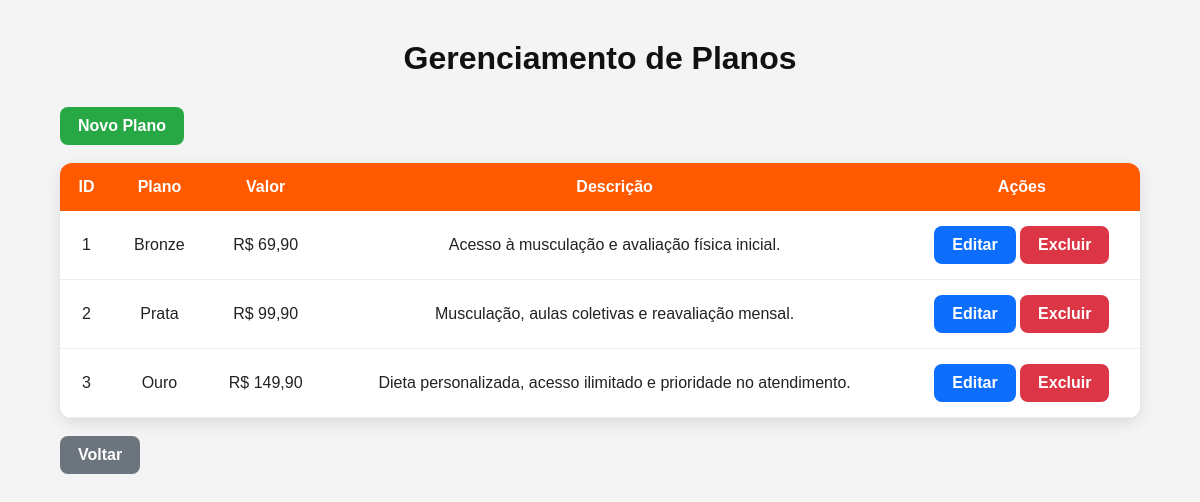
The page /crud/planos/listar.php (signed in) on the database its author committed.
### tables this page shows
CREATE TABLE planos (
    id_plano INT AUTO_INCREMENT PRIMARY KEY,
    nome_plano VARCHAR(50) NOT NULL,
    valor DECIMAL(10,2) NOT NULL,
    descricao TEXT
);

### crud/planos/listar.php (the view, shortened to what this page needs)
<?php
include "../../conexao.php";
$sql = "SELECT * FROM planos";
$resultado = mysqli_query($conn,$sql);
?>
<!DOCTYPE html>
<html>
<head>
<link rel="stylesheet" href="../../css/crud.css">
</head>
<body>
    <div class="container">
        <h1>Gerenciamento de Planos</h1>
        <a href="cadastrar.php" class="btn btn-add">Novo Plano</a>
        <br><br>
        <table>
        <tr>
        <th>ID</th>
        <th>Plano</th>
        <th>Valor</th>
        <th>Descrição</th>
        <th>Ações</th>
        </tr>
        <?php while($plano=mysqli_fetch_assoc($resultado)){ ?>
        <tr>
        <td><?= $plano['id_plano']?></td>
        <td><?= $plano['nome_plano']?></td>
        <td>R$ <?= number_format($plano['valor'],2,",",".")?></td>
        <td><?= $plano['descricao']?></td>
        <td>
        <a class="btn btn-edit" href="editar.php?id=<?=$plano['id_plano']?>">Editar</a>
        <a class="btn btn-delete" href="excluir.php?id=<?=$plano['id_plano']?>">Excluir</a>
        </td>
        </tr>
        <?php } ?>
        </table>
        <br>
        <a href="../admin.php" class="btn btn-back">Voltar</a>
    </div>
</body>
</html>

### css/crud.css (style rules this page uses)
* { margin:0; padding:0; box-sizing:border-box; }
body { font-family:Arial, Helvetica, sans-serif; background:#f4f4f4; color:#222; }
.container { width:90%; max-width:1100px; margin:40px auto; }
h1 { text-align:center; margin-bottom:30px; color:#111; }
.btn { display:inline-block; padding:10px 18px; border-radius:8px; text-decoration:none; color:#fff; font-weight:bold; transition:.3s; }
.btn-add { background:#28a745; }
.btn-edit { background:#0d6efd; }
.btn-delete { background:#dc3545; }
.btn-back { background:#6c757d; }
table { width:100%; border-collapse:collapse; background:#fff; border-radius:12px; overflow:hidden; box-shadow:0 5px 15px rgba(0,0,0,.1); }
th { background:#ff5a00; color:#fff; padding:15px; }
td { padding:15px; text-align:center; border-bottom:1px solid #eee; }

### rows shown on the page
planos: id_plano "1", nome_plano "Bronze", valor "69,90", descricao "Acesso à musculação e avaliação física inicial."
planos: id_plano "2", nome_plano "Prata", valor "99,90", descricao "Musculação, aulas coletivas e reavaliação mensal."
planos: id_plano "3", nome_plano "Ouro", valor "149,90", descricao "Dieta personalizada, acesso ilimitado e prioridade no atendimento."
